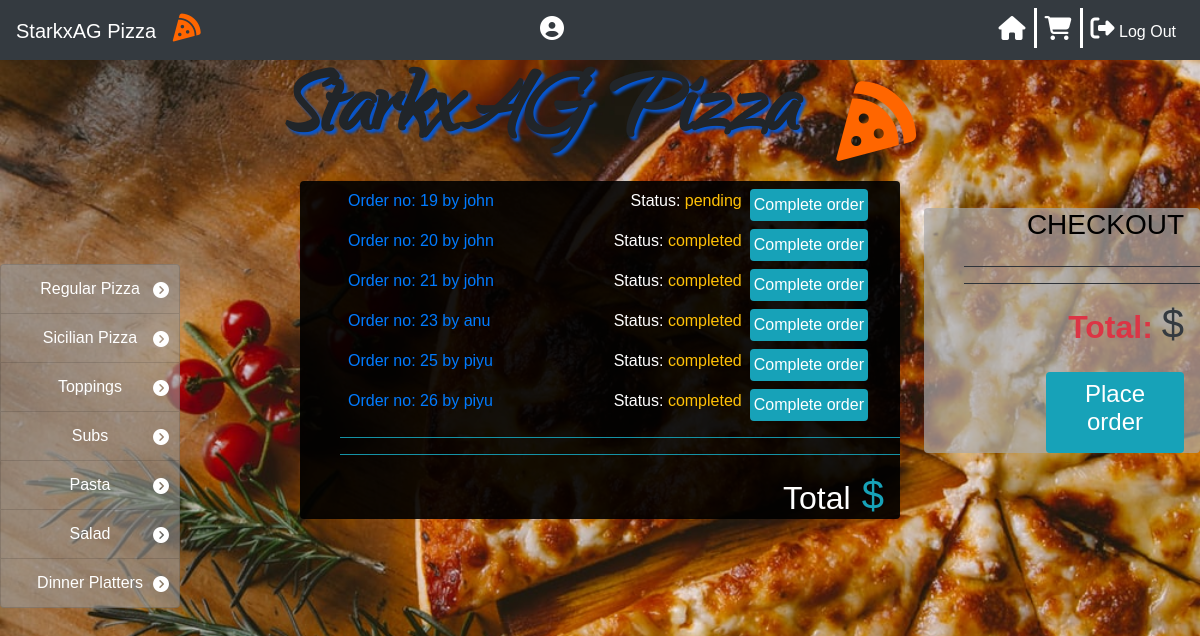
/orders_manager/admin/26, run on the app's committed database.
### orders/models.py (models this page shows, shortened)
class Category(models.Model):
    name=models.CharField(max_length=64)
    def __str__(self):
        return f"{self.name}"

class User_order(models.Model):
    user=models.ForeignKey(User,on_delete=models.CASCADE)
    order_number=models.IntegerField()
    topping_allowance=models.IntegerField(default=0)
    status=models.CharField(max_length=64,default='initiated')

### orders/views.py (the view)
# urls.py: path("orders_manager/<str:user>/<str:order_number>", views.orders_manager, name="orders_manager"),
def orders_manager(request,user,order_number):
    user=User.objects.get(username=user)
    context = {
        "Checkout":Order2.objects.filter(user=user,number=order_number),
        "Checkout_category":Order2.objects.filter(user=user,number=order_number).values_list('category').distinct(),
        "Total":list(Order2.objects.filter(user=user,number=order_number).aggregate(Sum('price')).values())[0],
        "user":request.user,
        "Category": Category.objects.all(),
        "Order_number":order_number,
        "All_orders":User_order.objects.exclude(status='initiated')
    }
    return render(request,"orders_manager.html",context)

### orders/templates/orders_manager.html (shortened to what this page needs)
{% extends 'layout.html' %}
{% block body %}
<div class=' text-left pr-3'>
            <ul >
                {% for row in All_orders%}
                <li class='p-2' >
                    <a href="{% url 'orders_manager' row.user row.order_number  %}"><span>Order no: {{row.order_number}} by {{row.user}}</span></a>
                    <a href="{% url 'complete_order' row.user row.order_number  %}"><span class='float-right mx-2 p-1 bg-info rounded text-white'>Complete order</span></a>
                    <span class='float-right'>Status: <span class='text-warning'>{{row.status}}</span></span>
                </li>
                {% endfor %}
            </ul>
        </div>
        <ul>
            <hr class='bg-info'>
            <hr class='bg-info'>
            <li class='text-info text-right pr-3 '><h1><small class='text-white'>Total</small> ${{Total|floatformat:2}}</h1></li>
        </ul>
{% endblock %}

### orders/templates/layout.html (shortened to what this page needs)
<!DOCTYPE html>
<html style="height:100%">
<head>
    {% load static %}
    <link rel="stylesheet" href="https://stackpath.bootstrapcdn.com/bootstrap/4.5.0/css/bootstrap.min.css">
    <link rel="stylesheet" type="text/css" href="{% static 'styles.css' %}">
    <link rel="stylesheet" href="https://cdnjs.cloudflare.com/ajax/libs/font-awesome/4.7.0/css/font-awesome.min.css">
</head>
<body>
    {% if Category %}
    <nav class="navbar navbar-expand-sm bg-dark navbar-dark fixed-top">
        <a class="navbar-brand" href="/">StarkxAG Pizza &nbsp;
            <i class='fas fa-pizza-slice' style='font-size:28px; color:#ff6600'></i>
        </a>
        <div style="position: absolute; left: 45%; color: white;">
            {% if not user.is_superuser %}
                <i class='fa fa-user-circle' style='font-size:24px; color: white;'>&nbsp;
            {% endif %}
            </i>
        </div>
        <div class="navbar-collapse collapse" id="navbarNavDropdown">
            <ul class="navbar-nav ml-auto">
                <li class="nav-item"><a class="nav-link" href="{% url 'index' %}"><i class="fa fa-home" style="font-size:24px; color: white;"></i></a></li><div class="vl"></div>
                    {% if user.is_superuser %}
                    <li class="nav-item"><a class="nav-link" href="{% url 'orders_manager' user Order_number %}"><i class='fas fa-clipboard-list' style='font-size:24px; color: white;'></i><span style="color: white;"> Order Manager</span></a></li><div class="vl"></div>
                    {% else %}
                    <li class="nav-item"><a class="nav-link" href="{% url 'my_orders' Order_number %}"><i class='fas fa-shopping-cart' style='font-size:24px; color: white;'></i></a></li><div class="vl"></div>
                    {% endif %}
                    <li class="nav-item"><a class="nav-link" href="{% url 'logout' %}"><i class='fas fa-sign-out-alt' style='font-size:24px; color: white;'></i><span style="color: white;"> Log Out</span></a></li>
                </ul>
            </div>
        </nav>
        {% endif %}
        <div class="midbox">
            <p id="logo" class="text-center font-weight-bold">StarkxAG Pizza &nbsp</p><i class='fas fa-pizza-slice' style='font-size:80px; color:#ff6600'></i>
        </div>
    {% if not user.is_superuser %}
        <div id='category' class="list-group text-center fixed-left">
            {% for category in Category %}
            <a href="{% url 'menu' category  %}" class="list-group-item list-group-item-action">{{category}}
                    <i class="fa fa-chevron-circle-right" style="position: absolute; right: 10px; padding-top: 5px;"></i>
            </a>
            {% endfor %}
        </div>
    {% endif %}
    <div id='center_box' class='w-50  mx-auto rounded '>
        {% block body%}
        {% endblock %}
    </div>
    {% if not user.is_superuser %}
        <div id='checkout' class='list-group text-right '>
            {% if Category %}
            <h3 class=' text-right pr-3'>CHECKOUT</h3>
            <ul >
                <hr class='bg-dark'>
                <hr class='bg-dark'>
                <li class='text-dark text-right pr-3 '><h1><small class='text-danger'><b>Total: </b></small> ${{Total|floatformat:2}}</h1></li>
            </ul>
            <a id='place_order'  href="{% url 'my_orders' Order_number %}"><div  class='bg-info w-50 rounded p-2  ml-auto mr-3 text-center text-white '><h4>Place order</h4></div></a>
            {% endif %}
        </div>
    {% endif %}
</body>
</html>

### orders/static/styles.css (style rules this page uses)
body { font-family: 'Varela Round', sans-serif; background: url("/static/pizza_bg.jpg"); background-size: cover; background-attachment: fixed; }
.midbox { display: flex; justify-content: center; align-items: center; margin-top: 30px; }
.vl { border-left: 3px solid white; height: 40px; }
#category { position: fixed; top:33%; width:15%; }
#category a { color:white; background-color: rgba(152,152,152,0.6); }
#logo { padding:0px; font-family: webLogo ; font-size: 110px; text-shadow: 3px 3px 3px rgb(5, 87, 211); }
#logo a:link, #place_order:link, #confirm_order:link { color:rgb(28, 170, 253); }
#center_box,#username { background-color: rgba(0, 0, 0, 0.9); color: white; margin-top: -30px; }
#checkout { background-color: rgba(170,170,170,0.7); position: fixed; top:26%; right:0%; width:23%; height: auto + 10px; color: black; }
li { list-style-type: none; }

### data on the page
Category: name "Regular Pizza"
Category: name "Sicilian Pizza"
Category: name "Toppings"
Category: name "Subs"
Category: name "Pasta"
Category: name "Salad"
Category: name "Dinner Platters"
User_order: order_number "19", user "john", status "pending"
User_order: order_number "20", user "john", status "completed"
User_order: order_number "21", user "john", status "completed"
User_order: order_number "23", user "anu", status "completed"
User_order: order_number "25", user "piyu", status "completed"
User_order: order_number "26", user "piyu", status "completed"
